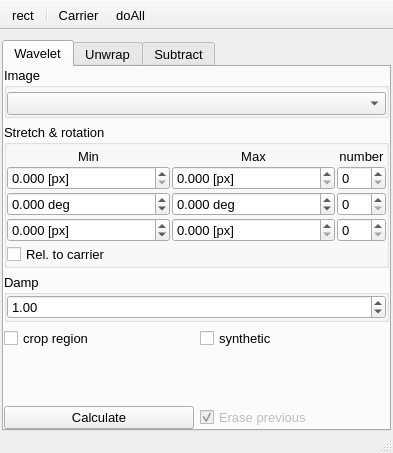
<?xml version="1.0" encoding="UTF-8"?>
<ui version="4.0">
 <class>Wavelet</class>
 <widget class="QMainWindow" name="Wavelet">
  <property name="geometry">
   <rect>
    <x>0</x>
    <y>0</y>
    <width>393</width>
    <height>453</height>
   </rect>
  </property>
  <property name="font">
   <font>
    <pointsize>10</pointsize>
   </font>
  </property>
  <property name="windowTitle">
   <string>Wavelet</string>
  </property>
  <property name="iconSize">
   <size>
    <width>20</width>
    <height>20</height>
   </size>
  </property>
  <property name="unifiedTitleAndToolBarOnMac">
   <bool>true</bool>
  </property>
  <widget class="QWidget" name="centralwidget">
   <layout class="QGridLayout" name="gridLayout_4">
    <property name="leftMargin">
     <number>2</number>
    </property>
    <property name="topMargin">
     <number>10</number>
    </property>
    <property name="rightMargin">
     <number>2</number>
    </property>
    <property name="bottomMargin">
     <number>0</number>
    </property>
    <item row="0" column="0">
     <widget class="QTabWidget" name="tabWidget">
      <property name="sizeIncrement">
       <size>
        <width>0</width>
        <height>0</height>
       </size>
      </property>
      <property name="font">
       <font>
        <pointsize>10</pointsize>
       </font>
      </property>
      <property name="currentIndex">
       <number>0</number>
      </property>
      <widget class="QWidget" name="widget_1">
       <attribute name="title">
        <string>Wavelet</string>
       </attribute>
       <layout class="QGridLayout" name="gridLayout_13">
        <property name="leftMargin">
         <number>0</number>
        </property>
        <property name="topMargin">
         <number>0</number>
        </property>
        <property name="rightMargin">
         <number>0</number>
        </property>
        <property name="bottomMargin">
         <number>0</number>
        </property>
        <item row="0" column="0">
         <widget class="QGroupBox" name="groupBox_14">
          <property name="title">
           <string>Image</string>
          </property>
          <layout class="QGridLayout" name="gridLayout_17">
           <property name="leftMargin">
            <number>0</number>
           </property>
           <property name="topMargin">
            <number>4</number>
           </property>
           <property name="rightMargin">
            <number>0</number>
           </property>
           <property name="bottomMargin">
            <number>0</number>
           </property>
           <item row="0" column="0">
            <widget class="QComboBox" name="image">
             <property name="neutrinoImage" stdset="0">
              <bool>true</bool>
             </property>
            </widget>
           </item>
          </layout>
         </widget>
        </item>
        <item row="1" column="0">
         <widget class="QGroupBox" name="groupBox_8">
          <property name="title">
           <string>Stretch &amp;&amp; rotation</string>
          </property>
          <layout class="QGridLayout" name="gridLayout_7" rowstretch="0,0,0,0,0" columnstretch="1,1,0">
           <property name="leftMargin">
            <number>0</number>
           </property>
           <property name="topMargin">
            <number>4</number>
           </property>
           <property name="rightMargin">
            <number>0</number>
           </property>
           <property name="bottomMargin">
            <number>0</number>
           </property>
           <property name="spacing">
            <number>2</number>
           </property>
           <item row="2" column="2">
            <widget class="QSpinBox" name="numAngle">
             <property name="minimum">
              <number>0</number>
             </property>
             <property name="maximum">
              <number>999</number>
             </property>
             <property name="value">
              <number>0</number>
             </property>
             <property name="neutrinoSave" stdset="0">
              <bool>true</bool>
             </property>
            </widget>
           </item>
           <item row="0" column="0">
            <widget class="QLabel" name="label">
             <property name="font">
              <font>
               <pointsize>10</pointsize>
              </font>
             </property>
             <property name="text">
              <string>Min</string>
             </property>
             <property name="alignment">
              <set>Qt::AlignBottom|Qt::AlignHCenter</set>
             </property>
            </widget>
           </item>
           <item row="1" column="0">
            <widget class="QDoubleSpinBox" name="minStretch">
             <property name="suffix">
              <string> [px]</string>
             </property>
             <property name="decimals">
              <number>3</number>
             </property>
             <property name="minimum">
              <double>0.000000000000000</double>
             </property>
             <property name="maximum">
              <double>9999.000000000000000</double>
             </property>
             <property name="singleStep">
              <double>0.100000000000000</double>
             </property>
             <property name="neutrinoSave" stdset="0">
              <bool>true</bool>
             </property>
            </widget>
           </item>
           <item row="1" column="1">
            <widget class="QDoubleSpinBox" name="maxStretch">
             <property name="suffix">
              <string> [px]</string>
             </property>
             <property name="decimals">
              <number>3</number>
             </property>
             <property name="minimum">
              <double>0.000000000000000</double>
             </property>
             <property name="maximum">
              <double>9999.000000000000000</double>
             </property>
             <property name="singleStep">
              <double>0.100000000000000</double>
             </property>
             <property name="neutrinoSave" stdset="0">
              <bool>true</bool>
             </property>
            </widget>
           </item>
           <item row="0" column="1">
            <widget class="QLabel" name="label_2">
             <property name="font">
              <font>
               <pointsize>10</pointsize>
              </font>
             </property>
             <property name="text">
              <string>Max</string>
             </property>
             <property name="alignment">
              <set>Qt::AlignBottom|Qt::AlignHCenter</set>
             </property>
            </widget>
           </item>
           <item row="1" column="2">
            <widget class="QSpinBox" name="numStretch">
             <property name="minimum">
              <number>0</number>
             </property>
             <property name="maximum">
              <number>999</number>
             </property>
             <property name="value">
              <number>0</number>
             </property>
             <property name="neutrinoSave" stdset="0">
              <bool>true</bool>
             </property>
            </widget>
           </item>
           <item row="2" column="1">
            <widget class="QDoubleSpinBox" name="maxAngle">
             <property name="suffix">
              <string> deg</string>
             </property>
             <property name="decimals">
              <number>3</number>
             </property>
             <property name="minimum">
              <double>-360.000000000000000</double>
             </property>
             <property name="maximum">
              <double>360.000000000000000</double>
             </property>
             <property name="neutrinoSave" stdset="0">
              <bool>true</bool>
             </property>
            </widget>
           </item>
           <item row="4" column="0" colspan="3">
            <widget class="QWidget" name="widget" native="true">
             <layout class="QGridLayout" name="gridLayout_11" columnstretch="0,0,0">
              <property name="leftMargin">
               <number>0</number>
              </property>
              <property name="topMargin">
               <number>0</number>
              </property>
              <property name="rightMargin">
               <number>0</number>
              </property>
              <property name="bottomMargin">
               <number>0</number>
              </property>
              <item row="0" column="2">
               <widget class="QLabel" name="angleCarrierLabel">
                <property name="font">
                 <font>
                  <pointsize>10</pointsize>
                 </font>
                </property>
                <property name="text">
                 <string/>
                </property>
               </widget>
              </item>
              <item row="0" column="0">
               <widget class="QCheckBox" name="relative">
                <property name="font">
                 <font>
                  <pointsize>10</pointsize>
                 </font>
                </property>
                <property name="text">
                 <string>Rel. to carrier</string>
                </property>
                <property name="checked">
                 <bool>false</bool>
                </property>
                <property name="neutrinoSave" stdset="0">
                 <bool>true</bool>
                </property>
               </widget>
              </item>
              <item row="0" column="1">
               <widget class="QLabel" name="widthCarrierLabel">
                <property name="font">
                 <font>
                  <pointsize>10</pointsize>
                 </font>
                </property>
                <property name="text">
                 <string/>
                </property>
                <property name="alignment">
                 <set>Qt::AlignRight|Qt::AlignTrailing|Qt::AlignVCenter</set>
                </property>
               </widget>
              </item>
             </layout>
            </widget>
           </item>
           <item row="0" column="2">
            <widget class="QLabel" name="label_3">
             <property name="font">
              <font>
               <pointsize>10</pointsize>
              </font>
             </property>
             <property name="text">
              <string>number</string>
             </property>
             <property name="alignment">
              <set>Qt::AlignBottom|Qt::AlignHCenter</set>
             </property>
            </widget>
           </item>
           <item row="2" column="0">
            <widget class="QDoubleSpinBox" name="minAngle">
             <property name="suffix">
              <string> deg</string>
             </property>
             <property name="decimals">
              <number>3</number>
             </property>
             <property name="minimum">
              <double>-360.000000000000000</double>
             </property>
             <property name="maximum">
              <double>360.000000000000000</double>
             </property>
             <property name="neutrinoSave" stdset="0">
              <bool>true</bool>
             </property>
            </widget>
           </item>
           <item row="3" column="0">
            <widget class="QDoubleSpinBox" name="minThick">
             <property name="suffix">
              <string> [px]</string>
             </property>
             <property name="decimals">
              <number>3</number>
             </property>
             <property name="minimum">
              <double>-360.000000000000000</double>
             </property>
             <property name="maximum">
              <double>360.000000000000000</double>
             </property>
             <property name="neutrinoSave" stdset="0">
              <bool>true</bool>
             </property>
            </widget>
           </item>
           <item row="3" column="1">
            <widget class="QDoubleSpinBox" name="maxThick">
             <property name="suffix">
              <string> [px]</string>
             </property>
             <property name="decimals">
              <number>3</number>
             </property>
             <property name="minimum">
              <double>0.000000000000000</double>
             </property>
             <property name="maximum">
              <double>9999.000000000000000</double>
             </property>
             <property name="singleStep">
              <double>0.100000000000000</double>
             </property>
             <property name="neutrinoSave" stdset="0">
              <bool>true</bool>
             </property>
            </widget>
           </item>
           <item row="3" column="2">
            <widget class="QSpinBox" name="numThick">
             <property name="minimum">
              <number>0</number>
             </property>
             <property name="maximum">
              <number>999</number>
             </property>
             <property name="value">
              <number>0</number>
             </property>
             <property name="neutrinoSave" stdset="0">
              <bool>true</bool>
             </property>
            </widget>
           </item>
          </layout>
         </widget>
        </item>
        <item row="4" column="0">
         <spacer name="verticalSpacer_2">
          <property name="orientation">
           <enum>Qt::Vertical</enum>
          </property>
          <property name="sizeHint" stdset="0">
           <size>
            <width>20</width>
            <height>40</height>
           </size>
          </property>
         </spacer>
        </item>
        <item row="3" column="0">
         <widget class="QWidget" name="widget_7" native="true">
          <layout class="QGridLayout" name="gridLayout_19">
           <property name="leftMargin">
            <number>0</number>
           </property>
           <property name="topMargin">
            <number>0</number>
           </property>
           <property name="rightMargin">
            <number>0</number>
           </property>
           <property name="bottomMargin">
            <number>0</number>
           </property>
           <item row="0" column="0">
            <widget class="QCheckBox" name="showSource">
             <property name="font">
              <font>
               <pointsize>10</pointsize>
              </font>
             </property>
             <property name="text">
              <string>crop region</string>
             </property>
             <property name="neutrinoSave" stdset="0">
              <bool>true</bool>
             </property>
            </widget>
           </item>
           <item row="0" column="1">
            <widget class="QCheckBox" name="synthetic">
             <property name="font">
              <font>
               <pointsize>10</pointsize>
              </font>
             </property>
             <property name="text">
              <string>synthetic</string>
             </property>
             <property name="neutrinoSave" stdset="0">
              <bool>true</bool>
             </property>
            </widget>
           </item>
          </layout>
         </widget>
        </item>
        <item row="6" column="0">
         <widget class="QWidget" name="widget_3" native="true">
          <layout class="QGridLayout" name="gridLayout_2">
           <property name="leftMargin">
            <number>0</number>
           </property>
           <property name="topMargin">
            <number>0</number>
           </property>
           <property name="rightMargin">
            <number>0</number>
           </property>
           <property name="bottomMargin">
            <number>0</number>
           </property>
           <item row="0" column="0">
            <widget class="QPushButton" name="doWavelet">
             <property name="font">
              <font>
               <pointsize>10</pointsize>
              </font>
             </property>
             <property name="text">
              <string>Calculate</string>
             </property>
            </widget>
           </item>
           <item row="0" column="1">
            <widget class="QCheckBox" name="erasePrevious">
             <property name="enabled">
              <bool>false</bool>
             </property>
             <property name="font">
              <font>
               <pointsize>10</pointsize>
              </font>
             </property>
             <property name="text">
              <string>Erase previous</string>
             </property>
             <property name="checked">
              <bool>true</bool>
             </property>
             <property name="neutrinoSave" stdset="0">
              <bool>true</bool>
             </property>
            </widget>
           </item>
          </layout>
         </widget>
        </item>
        <item row="2" column="0">
         <widget class="QGroupBox" name="groupBox">
          <property name="title">
           <string>Damp</string>
          </property>
          <layout class="QGridLayout" name="gridLayout">
           <property name="leftMargin">
            <number>0</number>
           </property>
           <property name="topMargin">
            <number>0</number>
           </property>
           <property name="rightMargin">
            <number>0</number>
           </property>
           <property name="bottomMargin">
            <number>0</number>
           </property>
           <item row="0" column="0">
            <widget class="QDoubleSpinBox" name="damp">
             <property name="singleStep">
              <double>0.100000000000000</double>
             </property>
             <property name="value">
              <double>1.000000000000000</double>
             </property>
             <property name="neutrinoSave" stdset="0">
              <bool>true</bool>
             </property>
            </widget>
           </item>
          </layout>
         </widget>
        </item>
       </layout>
      </widget>
      <widget class="QWidget" name="Unwrap">
       <attribute name="title">
        <string>Unwrap</string>
       </attribute>
       <layout class="QGridLayout" name="gridLayout_12">
        <property name="leftMargin">
         <number>0</number>
        </property>
        <property name="topMargin">
         <number>0</number>
        </property>
        <property name="rightMargin">
         <number>0</number>
        </property>
        <property name="bottomMargin">
         <number>0</number>
        </property>
        <item row="0" column="0">
         <widget class="QGroupBox" name="groupBox_13">
          <property name="title">
           <string>FringeShift &amp;&amp; Quality</string>
          </property>
          <layout class="QGridLayout" name="gridLayout_16">
           <property name="leftMargin">
            <number>0</number>
           </property>
           <property name="topMargin">
            <number>4</number>
           </property>
           <property name="rightMargin">
            <number>0</number>
           </property>
           <property name="bottomMargin">
            <number>0</number>
           </property>
           <item row="0" column="0">
            <widget class="QComboBox" name="imageUnwrap">
             <property name="neutrinoImage" stdset="0">
              <bool>true</bool>
             </property>
            </widget>
           </item>
           <item row="1" column="0">
            <widget class="QComboBox" name="qualityUnwrap">
             <property name="neutrinoImage" stdset="0">
              <bool>true</bool>
             </property>
            </widget>
           </item>
          </layout>
         </widget>
        </item>
        <item row="3" column="0">
         <spacer name="verticalSpacer">
          <property name="orientation">
           <enum>Qt::Vertical</enum>
          </property>
          <property name="sizeHint" stdset="0">
           <size>
            <width>20</width>
            <height>40</height>
           </size>
          </property>
         </spacer>
        </item>
        <item row="1" column="0">
         <widget class="QGroupBox" name="methodBox">
          <property name="title">
           <string>Method</string>
          </property>
          <layout class="QGridLayout" name="gridLayout_5" columnstretch="1,0,0">
           <property name="leftMargin">
            <number>0</number>
           </property>
           <property name="topMargin">
            <number>0</number>
           </property>
           <property name="rightMargin">
            <number>0</number>
           </property>
           <property name="bottomMargin">
            <number>0</number>
           </property>
           <item row="0" column="0">
            <widget class="QComboBox" name="method">
             <property name="toolTip">
              <string>Unwrap strategy</string>
             </property>
             <property name="neutrinoSave" stdset="0">
              <bool>false</bool>
             </property>
             <item>
              <property name="text">
               <string>Simple H+V</string>
              </property>
             </item>
             <item>
              <property name="text">
               <string>Simple V+H</string>
              </property>
             </item>
             <item>
              <property name="text">
               <string>Goldstein</string>
              </property>
             </item>
             <item>
              <property name="text">
               <string>Miguel</string>
              </property>
             </item>
             <item>
              <property name="text">
               <string>Miguel+Quality</string>
              </property>
             </item>
             <item>
              <property name="text">
               <string>Quality</string>
              </property>
             </item>
            </widget>
           </item>
           <item row="0" column="1">
            <widget class="QCheckBox" name="useBarrier">
             <property name="text">
              <string/>
             </property>
             <property name="neutrinoSave" stdset="0">
              <bool>true</bool>
             </property>
            </widget>
           </item>
           <item row="0" column="2">
            <widget class="QToolButton" name="lineBarrier">
             <property name="text">
              <string>...</string>
             </property>
             <property name="icon">
              <iconset resource="../../../build-neutrinoMaster-Qt_5_12_2_5_12_2-Default/src/qrc/icons.qrc">
               <normaloff>:/icons/line.png</normaloff>:/icons/line.png</iconset>
             </property>
            </widget>
           </item>
          </layout>
         </widget>
        </item>
        <item row="4" column="0">
         <widget class="QWidget" name="widget_2" native="true">
          <layout class="QGridLayout" name="gridLayout_6">
           <property name="leftMargin">
            <number>0</number>
           </property>
           <property name="topMargin">
            <number>0</number>
           </property>
           <property name="rightMargin">
            <number>0</number>
           </property>
           <property name="bottomMargin">
            <number>0</number>
           </property>
           <item row="1" column="0">
            <widget class="QPushButton" name="doUnwrap">
             <property name="font">
              <font>
               <pointsize>10</pointsize>
              </font>
             </property>
             <property name="text">
              <string>Unwrap</string>
             </property>
            </widget>
           </item>
           <item row="1" column="1">
            <widget class="QCheckBox" name="erasePreviousUnwrap">
             <property name="enabled">
              <bool>false</bool>
             </property>
             <property name="font">
              <font>
               <pointsize>10</pointsize>
              </font>
             </property>
             <property name="text">
              <string>Erase previous</string>
             </property>
             <property name="checked">
              <bool>true</bool>
             </property>
             <property name="neutrinoSave" stdset="0">
              <bool>true</bool>
             </property>
            </widget>
           </item>
           <item row="0" column="0">
            <widget class="QCheckBox" name="removeCarrierAfterUnwrap">
             <property name="font">
              <font>
               <pointsize>10</pointsize>
              </font>
             </property>
             <property name="text">
              <string>remove carrier</string>
             </property>
             <property name="neutrinoSave" stdset="0">
              <bool>true</bool>
             </property>
            </widget>
           </item>
          </layout>
         </widget>
        </item>
       </layout>
      </widget>
      <widget class="QWidget" name="Carrier">
       <attribute name="title">
        <string>Subtract</string>
       </attribute>
       <layout class="QGridLayout" name="gridLayout_10">
        <property name="leftMargin">
         <number>0</number>
        </property>
        <property name="topMargin">
         <number>0</number>
        </property>
        <property name="rightMargin">
         <number>0</number>
        </property>
        <property name="bottomMargin">
         <number>0</number>
        </property>
        <item row="0" column="0">
         <widget class="QGroupBox" name="groupBox_2">
          <property name="title">
           <string>Phase/2pi</string>
          </property>
          <layout class="QGridLayout" name="gridLayout_9" columnstretch="0,1">
           <property name="leftMargin">
            <number>0</number>
           </property>
           <property name="topMargin">
            <number>4</number>
           </property>
           <property name="rightMargin">
            <number>0</number>
           </property>
           <property name="bottomMargin">
            <number>0</number>
           </property>
           <item row="1" column="1">
            <widget class="QDoubleSpinBox" name="phaseOffset">
             <property name="decimals">
              <number>3</number>
             </property>
             <property name="minimum">
              <double>-999.000000000000000</double>
             </property>
             <property name="maximum">
              <double>999.000000000000000</double>
             </property>
             <property name="neutrinoSave" stdset="0">
              <bool>true</bool>
             </property>
            </widget>
           </item>
           <item row="1" column="0">
            <widget class="QLabel" name="label_4">
             <property name="font">
              <font>
               <pointsize>10</pointsize>
              </font>
             </property>
             <property name="text">
              <string>Offset</string>
             </property>
            </widget>
           </item>
           <item row="0" column="0" colspan="2">
            <widget class="QComboBox" name="unwrapped">
             <property name="neutrinoImage" stdset="0">
              <bool>true</bool>
             </property>
            </widget>
           </item>
          </layout>
         </widget>
        </item>
        <item row="1" column="0">
         <widget class="QWidget" name="widget_4" native="true">
          <layout class="QGridLayout" name="gridLayout_14" rowstretch="0,0" columnstretch="0,1">
           <property name="leftMargin">
            <number>0</number>
           </property>
           <property name="topMargin">
            <number>0</number>
           </property>
           <property name="rightMargin">
            <number>0</number>
           </property>
           <property name="bottomMargin">
            <number>0</number>
           </property>
           <property name="horizontalSpacing">
            <number>2</number>
           </property>
           <item row="0" column="0">
            <widget class="QRadioButton" name="carrier">
             <property name="text">
              <string/>
             </property>
             <property name="checked">
              <bool>true</bool>
             </property>
             <property name="neutrinoSave" stdset="0">
              <bool>true</bool>
             </property>
            </widget>
           </item>
           <item row="0" column="1">
            <widget class="QGroupBox" name="carrierBox">
             <property name="title">
              <string>Carrier: interfringe, angle and weight</string>
             </property>
             <layout class="QGridLayout" name="gridLayout_3" columnstretch="1,1,0,0">
              <property name="leftMargin">
               <number>0</number>
              </property>
              <property name="topMargin">
               <number>0</number>
              </property>
              <property name="rightMargin">
               <number>0</number>
              </property>
              <property name="bottomMargin">
               <number>0</number>
              </property>
              <item row="0" column="1">
               <widget class="QDoubleSpinBox" name="angleCarrier">
                <property name="alignment">
                 <set>Qt::AlignRight|Qt::AlignTrailing|Qt::AlignVCenter</set>
                </property>
                <property name="suffix">
                 <string> ˚</string>
                </property>
                <property name="decimals">
                 <number>2</number>
                </property>
                <property name="minimum">
                 <double>-360.000000000000000</double>
                </property>
                <property name="maximum">
                 <double>360.000000000000000</double>
                </property>
                <property name="singleStep">
                 <double>0.100000000000000</double>
                </property>
                <property name="neutrinoSave" stdset="0">
                 <bool>true</bool>
                </property>
               </widget>
              </item>
              <item row="0" column="2">
               <widget class="QDoubleSpinBox" name="weightCarrier">
                <property name="toolTip">
                 <string>Frequency weight (&lt;0 for lower freq; &gt;0 for higher freq)</string>
                </property>
                <property name="alignment">
                 <set>Qt::AlignRight|Qt::AlignTrailing|Qt::AlignVCenter</set>
                </property>
                <property name="decimals">
                 <number>1</number>
                </property>
                <property name="minimum">
                 <double>-9.900000000000000</double>
                </property>
                <property name="maximum">
                 <double>9.900000000000000</double>
                </property>
                <property name="singleStep">
                 <double>0.100000000000000</double>
                </property>
                <property name="value">
                 <double>0.500000000000000</double>
                </property>
                <property name="neutrinoSave" stdset="0">
                 <bool>true</bool>
                </property>
               </widget>
              </item>
              <item row="0" column="0">
               <widget class="QDoubleSpinBox" name="widthCarrier">
                <property name="alignment">
                 <set>Qt::AlignRight|Qt::AlignTrailing|Qt::AlignVCenter</set>
                </property>
                <property name="suffix">
                 <string> px</string>
                </property>
                <property name="decimals">
                 <number>2</number>
                </property>
                <property name="minimum">
                 <double>-9999.000000000000000</double>
                </property>
                <property name="maximum">
                 <double>9999.000000000000000</double>
                </property>
                <property name="singleStep">
                 <double>0.100000000000000</double>
                </property>
                <property name="value">
                 <double>1.000000000000000</double>
                </property>
                <property name="neutrinoSave" stdset="0">
                 <bool>true</bool>
                </property>
               </widget>
              </item>
              <item row="0" column="3">
               <widget class="QCheckBox" name="liveView">
                <property name="toolTip">
                 <string>automatic update</string>
                </property>
                <property name="text">
                 <string/>
                </property>
                <property name="neutrinoSave" stdset="0">
                 <bool>true</bool>
                </property>
               </widget>
              </item>
             </layout>
            </widget>
           </item>
           <item row="1" column="0">
            <widget class="QRadioButton" name="reference">
             <property name="text">
              <string/>
             </property>
             <property name="neutrinoSave" stdset="0">
              <bool>true</bool>
             </property>
            </widget>
           </item>
           <item row="1" column="1">
            <widget class="QGroupBox" name="groupBox_3">
             <property name="title">
              <string>Reference phase/2pi</string>
             </property>
             <layout class="QGridLayout" name="gridLayout_8">
              <property name="leftMargin">
               <number>0</number>
              </property>
              <property name="topMargin">
               <number>6</number>
              </property>
              <property name="rightMargin">
               <number>0</number>
              </property>
              <property name="bottomMargin">
               <number>0</number>
              </property>
              <item row="0" column="0" colspan="2">
               <widget class="QComboBox" name="refUnwrap">
                <property name="neutrinoImage" stdset="0">
                 <bool>true</bool>
                </property>
               </widget>
              </item>
             </layout>
            </widget>
           </item>
          </layout>
         </widget>
        </item>
        <item row="3" column="0">
         <widget class="QWidget" name="widget_5" native="true">
          <layout class="QGridLayout" name="gridLayout_15">
           <property name="leftMargin">
            <number>0</number>
           </property>
           <property name="topMargin">
            <number>0</number>
           </property>
           <property name="rightMargin">
            <number>0</number>
           </property>
           <property name="bottomMargin">
            <number>0</number>
           </property>
           <item row="0" column="0">
            <widget class="QPushButton" name="doRemove">
             <property name="font">
              <font>
               <pointsize>10</pointsize>
              </font>
             </property>
             <property name="text">
              <string>Subtract</string>
             </property>
            </widget>
           </item>
           <item row="0" column="1">
            <widget class="QCheckBox" name="erasePreviuos">
             <property name="enabled">
              <bool>false</bool>
             </property>
             <property name="font">
              <font>
               <pointsize>10</pointsize>
              </font>
             </property>
             <property name="text">
              <string>Erase previous</string>
             </property>
             <property name="checked">
              <bool>true</bool>
             </property>
             <property name="neutrinoSave" stdset="0">
              <bool>true</bool>
             </property>
            </widget>
           </item>
          </layout>
         </widget>
        </item>
        <item row="2" column="0">
         <spacer name="verticalSpacer_3">
          <property name="orientation">
           <enum>Qt::Vertical</enum>
          </property>
          <property name="sizeHint" stdset="0">
           <size>
            <width>20</width>
            <height>40</height>
           </size>
          </property>
         </spacer>
        </item>
       </layout>
      </widget>
     </widget>
    </item>
   </layout>
  </widget>
  <widget class="QStatusBar" name="statusbar">
   <property name="font">
    <font>
     <pointsize>10</pointsize>
    </font>
   </property>
  </widget>
  <widget class="QToolBar" name="toolBar">
   <property name="windowTitle">
    <string>toolBar</string>
   </property>
   <property name="movable">
    <bool>false</bool>
   </property>
   <property name="floatable">
    <bool>false</bool>
   </property>
   <attribute name="toolBarArea">
    <enum>TopToolBarArea</enum>
   </attribute>
   <attribute name="toolBarBreak">
    <bool>false</bool>
   </attribute>
   <addaction name="actionRect"/>
   <addaction name="separator"/>
   <addaction name="actionCarrier"/>
   <addaction name="actionDoAll"/>
  </widget>
  <action name="actionRect">
   <property name="icon">
    <iconset>
     <normaloff>:icons//rect.png</normaloff>:icons//rect.png</iconset>
   </property>
   <property name="text">
    <string>rect</string>
   </property>
   <property name="toolTip">
    <string>Show wavelet region</string>
   </property>
  </action>
  <action name="actionCarrier">
   <property name="icon">
    <iconset resource="../Ghost_fringes/GhostFringes.qrc">
     <normaloff>:/icons/refresh2.png</normaloff>:/icons/refresh2.png</iconset>
   </property>
   <property name="text">
    <string>Carrier</string>
   </property>
   <property name="toolTip">
    <string>Guess carrier interfringe and angle</string>
   </property>
  </action>
  <action name="actionDoAll">
   <property name="icon">
    <iconset resource="../../../build-neutrinoMaster-Qt_5_12_2_5_12_2-Default/src/qrc/icons.qrc">
     <normaloff>:/icons/autoRefresh.png</normaloff>:/icons/autoRefresh.png</iconset>
   </property>
   <property name="text">
    <string>doAll</string>
   </property>
   <property name="toolTip">
    <string>Wavelet, unwrap</string>
   </property>
  </action>
 </widget>
 <tabstops>
  <tabstop>tabWidget</tabstop>
  <tabstop>image</tabstop>
  <tabstop>minStretch</tabstop>
  <tabstop>maxStretch</tabstop>
  <tabstop>numStretch</tabstop>
  <tabstop>minAngle</tabstop>
  <tabstop>maxAngle</tabstop>
  <tabstop>numAngle</tabstop>
  <tabstop>relative</tabstop>
  <tabstop>damp</tabstop>
  <tabstop>showSource</tabstop>
  <tabstop>synthetic</tabstop>
  <tabstop>doWavelet</tabstop>
  <tabstop>erasePrevious</tabstop>
  <tabstop>imageUnwrap</tabstop>
  <tabstop>qualityUnwrap</tabstop>
  <tabstop>method</tabstop>
  <tabstop>useBarrier</tabstop>
  <tabstop>lineBarrier</tabstop>
  <tabstop>removeCarrierAfterUnwrap</tabstop>
  <tabstop>doUnwrap</tabstop>
  <tabstop>erasePreviousUnwrap</tabstop>
  <tabstop>unwrapped</tabstop>
  <tabstop>phaseOffset</tabstop>
  <tabstop>carrier</tabstop>
  <tabstop>widthCarrier</tabstop>
  <tabstop>angleCarrier</tabstop>
  <tabstop>weightCarrier</tabstop>
  <tabstop>liveView</tabstop>
  <tabstop>reference</tabstop>
  <tabstop>refUnwrap</tabstop>
  <tabstop>doRemove</tabstop>
  <tabstop>erasePreviuos</tabstop>
 </tabstops>
 <resources>
  <include location="../../../build-neutrinoMaster-Qt_5_12_2_5_12_2-Default/src/qrc/icons.qrc"/>
  <include location="../Ghost_fringes/GhostFringes.qrc"/>
 </resources>
 <connections/>
</ui>
